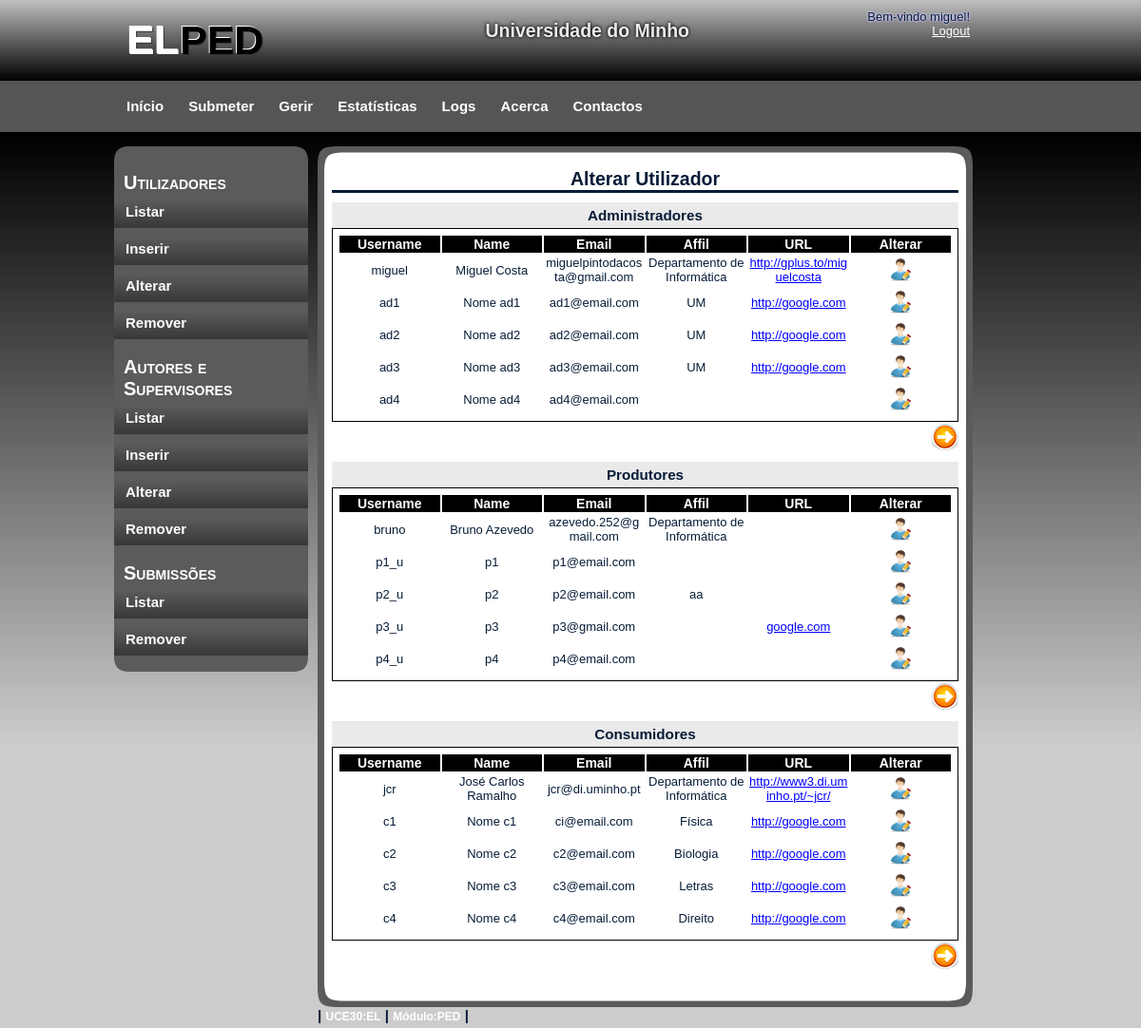
The app's page /gerirU/gerirU_Alterar.php (signed in) with its own data.
### tables this page shows
CREATE TABLE IF NOT EXISTS `Users` (
  `name` varchar(255) NOT NULL,
  `username` varchar(255) NOT NULL,
  `password` varchar(255) NOT NULL,
  `email` varchar(255) NOT NULL,
  `affil` varchar(255) DEFAULT NULL,
  `url` varchar(255) DEFAULT NULL,
  `type` varchar(10) NOT NULL,
  `remove` int(11) NOT NULL,
  PRIMARY KEY (`username`)
);

### ini.php (called while the page is built, shortened)
<?php
   $num_sup = 5;
?>

### gerirU/gerirU_Alterar.php (the view, shortened to what this page needs)
<!DOCTYPE html>
<html>
    <head>
        <link rel="stylesheet" type="text/css" href="../css/style.css" />
    </head>
    <body>
        <div id="container">
            <?php
            require_once '../header.php';
            require_once '../menus/menu_gerirU.php';
            require_once '../menus/leftmenuGerir.php';
            include '../ini.php';
            ?>
            <div id="content">
                <div id="content_top"></div>
                <div id="content_main">
                    <h2>Alterar Utilizador</h2>
                    <div id="containt_main_users">
                        <?php
                        if (!$con) {
                            echo "<h3>Erro ao ligar ao servidor.</h3><br/>" . mysql_error();
                        } else {
                            if (array_key_exists('page_p', $_REQUEST)) {
                                $page_p = $_REQUEST["page_p"];
                            } else {
                                $page_p = 1;
                            }
                            if (array_key_exists('page_a', $_REQUEST)) {
                                $page_a = $_REQUEST["page_a"];
                            } else {
                                $page_a = 1;
                            }
                            if (array_key_exists('page_c', $_REQUEST)) {
                                $page_c = $_REQUEST["page_c"];
                            } else {
                                $page_c = 1;
                            }
                            $max = $page_a * $num_sup;
                            $min = $max - $num_sup;
                            $sql = "SELECT username, name, email,affil,url FROM Users WHERE type='a' ORDER BY name LIMIT $min , $num_sup";
                            $res = mysql_query($sql, $con);
                            user_to_table("Administradores", $res);
                            ?>
                            <div id="page">
                                <?php
                                $page_mais = $page_a + 1;
                                $link_mais = "gerirU_Alterar.php?page_a=$page_mais&page_p=$page_p&page_c=$page_c";
                                ?>
                                    <?php
                                $sql = "SELECT COUNT(username) AS total FROM Users WHERE type='a'";
                                $res = mysql_query($sql, $con);
                                $total = 0;
                                while ($row = mysql_fetch_array($res)) {
                                    $total = $row["total"];
                                }
                                if ($page_a * $num_sup < $total) {
                                    ?>
                                    <a href="<?php echo $link_mais; ?>">
                                        <div id="page_more">
                                        </div>
                                    </a>
                                    <?php
                                }
                                ?>
                            </div>
                            <?php
                            $max = $page_p * $num_sup;
                            $min = $max - $num_sup;
                            $sql = "SELECT username, name, email,affil,url FROM Users WHERE type='p' ORDER BY name LIMIT $min , $num_sup";
                            $res = mysql_query($sql, $con);
                            ?>
                            <div id="page">
                                <?php
                                $page_mais = $page_p + 1;
                                $link_mais = "gerirU_Alterar.php?page_a=$page_a&page_p=$page_mais&page_c=$page_c";
                                ?>
                                    <?php
                                $sql = "SELECT COUNT(username) AS total FROM Users WHERE type='p'";
                                $res = mysql_query($sql, $con);
                                $total = 0;
                                while ($row = mysql_fetch_array($res)) {
                                    $total = $row["total"];
                                }
                                if ($page_p * $num_sup < $total) {
                                    ?>
                                    <a href="<?php echo $link_mais; ?>">
                                        <div id="page_more">
                                        </div>
                                    </a>
                                    <?php
                                }
                                ?>
                            </div>
                            <?php
                            $max = $page_c * $num_sup;
                            $min = $max - $num_sup;
                            $sql = "SELECT username, name, email,affil,url FROM Users WHERE type='c' ORDER BY name LIMIT $min , $num_sup";
                            $res = mysql_query($sql, $con);
                            ?>
                            <div id="page">
                                <?php
                                $page_mais = $page_c + 1;
                                $link_mais = "gerirU_Alterar.php?page_a=$page_a&page_p=$page_p&page_c=$page_mais";
                                ?>
                                    <?php
                                $sql = "SELECT COUNT(username) AS total FROM Users WHERE type='c'";
                                $res = mysql_query($sql, $con);
                                $total = 0;
                                while ($row = mysql_fetch_array($res)) {
                                    $total = $row["total"];
                                }
                                if ($page_c * $num_sup < $total) {
                                    ?>
                                    <a href="<?php echo $link_mais; ?>">
                                        <div id="page_more">
                                        </div>
                                    </a>
                                    <?php
                                }
                                ?>
                            </div>
                            <?php
                        }
                        ?>
                    </div>
                    <br/>
                </div>
                <div id="content_bottom"></div>
                <?php
                require_once '../menus/footer.php';
                ?>
            </div>
        </div>
    </body>
</html>
<?php
function user_to_table($titulo, $res) {
    echo "<h3 class=\"user\">" . $titulo . "</h3>";
    echo "<div id=\"containt_main_users_column_label\">";
    echo "<table class=\"user\">";
    echo "<tr>";
    echo "<th class=\"user\">Username</th>";
    echo "<th class=\"user\">Name</th>";
    echo "<th class=\"user\">Email</th>";
    echo "<th class=\"user\">Affil</th>";
    echo "<th class=\"user\">URL</th>";
    echo "<th class=\"user\">Alterar</th>";
    echo "</tr>";
    while ($reg = mysql_fetch_array($res)) {
        echo "<tr>";
        echo "<td class=\"user\">" . $reg["username"] . "</td>";
        echo "<td class=\"user\">" . $reg["name"] . "</td>";
        echo "<td class=\"user\">" . $reg["email"] . "</td>";
        echo "<td class=\"user\">" . $reg["affil"] . "</td>";
        echo "<td class=\"user\"><a href=\"" . $reg["url"] . "\" target=\"_blank\">" . $reg["url"] . "</a></td>";
        echo "<td class=\"user\">
                <a href=\"gerirU_Alterar_Dados.php?username=" . $reg["username"] . "\">" .
        "<div id=\"edit\">
                     </div>
                </a>
              </td>";
        echo "</tr>";
    }
    echo "</table>";
    echo "</div>";
}
?>

### css/style.css (style rules this page uses)
body { margin: 0; padding: 0; text-align: left; font: 12px Arial, Helvetica, sans-serif; font-size: 13px; color: #061C37; background: #CCCCCC; background-image:url(images/background.png); background-repeat:repeat-x; }
* { margin: 0 auto 0 auto; text-align:left; }
a, a:visited { color: blue; }
#container { display: block; height:auto; position: relative; width: 960px; }
#content { display:block; float:left; width:689px; height:auto; padding-left:10px; padding-top:15px; padding-right:10px; padding-bottom:5px; }
#content_top { background-image:url(images/main_top.png); background-repeat:no-repeat; width:689px; height:23px; }
#content_main { background-image:url(images/main_back.png); background-repeat:repeat-y; width:659px; padding-left:15px; padding-right:15px; }
#content_main h2 { text-align: center; border-bottom-style: solid; }
#content_bottom { background-image:url(images/main_bottom.png); background-repeat:no-repeat; width:689px; height:23px; }
#containt_main_users h3 { margin-top: 10px; padding: 5px; background-color: #EAEAEA; text-align: center; }
h3.user { padding-top: 10px; }
table.user { clear: both; border: 1px solid black; padding:5px; word-wrap:break-word; width: 100%; table-layout: fixed; height: 35px; overflow: visible; }
th.user { text-align: center; font-size: 14px; color: white; background-color:black; }
td.user { text-align: center; }
#page { width: 100%; height: 32px; }
#page_more { float: right; background-image: url(images/page_more.png); background-repeat: no-repeat; height: 30px; padding-right: 30px; }
#edit { width: 100%; text-align: center; background-image: url(images/edit2.png); background-repeat: no-repeat; background-position: center; height: 30px; }
html, body { text-align: center; }

### records on screen
users: username "miguel", name "Miguel Costa", email "miguelpintodacosta@gmail.com", affil "Departamento de Informática", url "http://gplus.to/miguelcosta"
users: username "ad1", name "Nome ad1", email "ad1@email.com", affil "UM", url "http://google.com"
users: username "ad2", name "Nome ad2", email "ad2@email.com", affil "UM", url "http://google.com"
users: username "ad3", name "Nome ad3", email "ad3@email.com", affil "UM", url "http://google.com"
users: username "ad4", name "Nome ad4", email "ad4@email.com"
users: username "bruno", name "Bruno Azevedo", email "azevedo.252@gmail.com", affil "Departamento de Informática"
users: username "p1_u", name "p1", email "p1@email.com"
users: username "p2_u", name "p2", email "p2@email.com", affil "aa"
users: username "p3_u", name "p3", email "p3@gmail.com", url "google.com"
users: username "p4_u", name "p4", email "p4@email.com"
users: username "jcr", name "José Carlos Ramalho", email "jcr@di.uminho.pt", affil "Departamento de Informática", url "http://www3.di.uminho.pt/~jcr/"
users: username "c1", name "Nome c1", email "ci@email.com", affil "Física", url "http://google.com"
users: username "c2", name "Nome c2", email "c2@email.com", affil "Biologia", url "http://google.com"
users: username "c3", name "Nome c3", email "c3@email.com", affil "Letras", url "http://google.com"
users: username "c4", name "Nome c4", email "c4@email.com", affil "Direito", url "http://google.com"

### other values on screen
$_SESSION['username'] "miguel"
$titulo "Administradores Produtores Consumidores"
